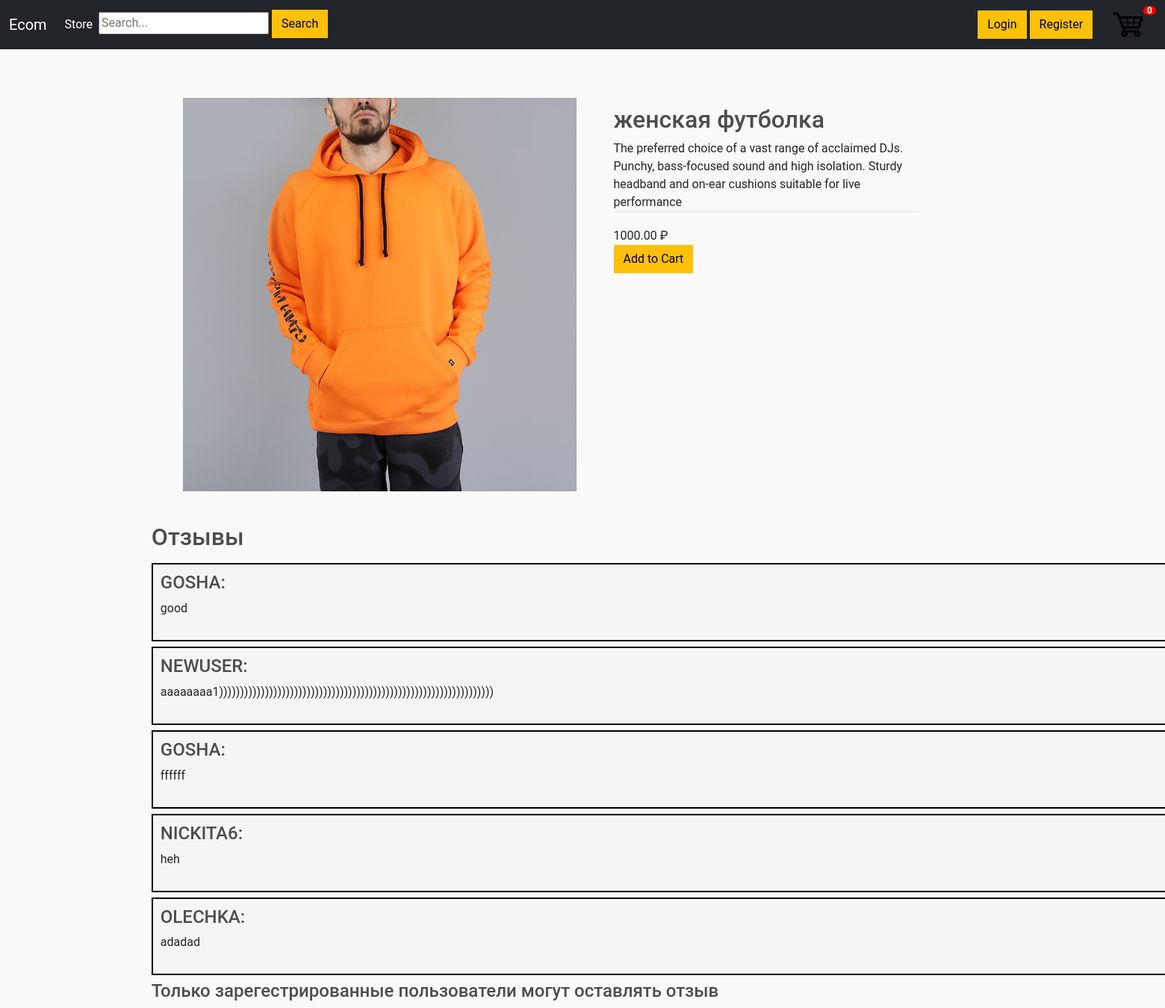
/1/, run on the app's committed database.
### mainapp/models.py (models this page shows, shortened)
class Product(models.Model):
    name = models.CharField(max_length=200, null=True)
    price = models.DecimalField(max_digits=7, decimal_places=2)
    digital = models.BooleanField(default=False, null=True, blank=False)
    image = models.ImageField(null=True, blank=True)
    def imageURL(self):
        try:
            url = self.image.url
        except:
            url = ''
        return url

class Comment(models.Model):
    text = models.CharField(max_length=250, null=True)
    product = models.ForeignKey(Product, on_delete=models.SET_NULL, blank=True, null=True)
    customer = models.ForeignKey(Customer, on_delete=models.SET_NULL, blank=True, null=True)

class Customer(models.Model):
    user = models.OneToOneField(User, on_delete=models.CASCADE, null=True, blank=True)
    name = models.CharField(max_length=200, null=True)
    email = models.CharField(max_length=200, null=True)
    def __str__(self):
        return self.name

### mainapp/views.py (the view)
# urls.py: path('<int:product_id>/', views.product, name='product'),
def product(request, product_id):
    try:
        product = Product.objects.get(id=product_id)
    except:
        raise Http404('продукт не найден')
    data = cartData(request)
    cartItems = data['cartItems']
    comments = Comment.objects.filter(product_id=product.id)[:20]
    context = {'product': product, 'cartItems': cartItems, 'comments': comments}
    return render(request, "mainapp/product.html", context)

### mainapp/utils.py (called while the page is built, shortened)
def cookieCart(request):
    try:
        cart = json.loads(request.COOKIES['cart'])
    except:
        cart = {}
    print("Cart:", cart)
    items = []
    order = {'get_cart_total': 0, 'get_cart_items': 0, 'shipping': False}
    cartItems = order['get_cart_items']
    return {"cartItems": cartItems, "order": order, "items": items}

def cartData(request):
    if request.user.is_authenticated:
        customer = request.user.customer
        order, created = Order.objects.get_or_create(customer=customer, complete=False)
        cartItems = order.get_cart_items()
        items = order.orderitem_set.all()
    else:
        cookieData = cookieCart(request)
        cartItems = cookieData['cartItems']
        order = cookieData['order']
        items = cookieData['items']
    return {"cartItems": cartItems, "order": order, "items": items}

### mainapp/templates/mainapp/product.html (shortened to what this page needs)
{% extends 'mainapp/index.html' %}
{% load static %}
{% block content%}
<link rel="stylesheet" type="text/css" href="{% static 'css/product.css' %}">
<img class="left-column" src="{{product.imageURL}}">
<div class="right-column">
    <div class="product-description">
    <h2>{{product.name}}</h2>
    The preferred choice of a vast range of acclaimed DJs. Punchy, bass-focused sound and high isolation. Sturdy headband and on-ear cushions suitable for live performance</div>
    <div class="product-price">{{product.price}} ₽</div> <a><button data-product = {{product.id}} data-action = "add" class="btn btn-warning add-btn update-cart">Add to Cart</button></a>
</div>
<div class="comment">
    <h2>Отзывы</h2>
    {% for comment in comments%}
        <div class="comment-cart">
            <div class="media-body">
                <div class="well well-lg">
                    <h4 class="media-heading text-uppercase reviews">{{comment.customer}}: </h4>
                    <p class="media-comment">
                      {{comment.text}}
                    </p>
                </div>
            </div>
        </div>
    {% endfor %}
    {% if user.is_authenticated %}
        <form action="{% url 'leave_comment' product.id %}" method="POST">
            {% csrf_token %}
            <p><textarea name="comment_area" cols="40" rows="3"></textarea></p>
            <button class="btn btn-warning">Оставить отзыв</button>
        </form>
    {% else %}
        <h4>Только зарегестрированные пользователи могут оставлять отзыв</h4>
    {% endif %}
</div>
{% endblock content%}

### static/css/index.css (style rules this page uses)
body { background-color: hsl(0, 0%, 98%); }
h1,h2,h3,h4,h5,h6 { color:hsl(0, 0%, 30%); }
.btn { border-radius: 0; }

### static/css/product.css (style rules this page uses)
html, body { height: 100%; width: 100%; margin: 0; font-family: 'Roboto', sans-serif; }
.left-column { width: 45%; position: relative; margin:50px; }
.right-column { width: 35%; margin-top: 60px; }
.product-description { border-bottom: 1px solid #E1E8EE; margin-bottom: 20px; }
.product-price { display: flex; align-items: center; }
.comment { position: absolute; top: 700px; left: 13%; }
.media-body { position: relative; }
.media-comment { margin-bottom: 20px; }
.comment-cart { width: 200%; margin-bottom: 7px; padding: 10px; border: 2px solid black; background: #f5f5f5; }

### data on the page
Product: imageURL (picture), name "женская футболка", price "1000.00"
Comment: customer "GOSHA", text "good"
Comment: customer "NEWUSER", text "aaaaaaaa1))))))))))))))))))))))))))))))))))))))))))))))))))))))))))))))))))"
Comment: customer "GOSHA", text "ffffff"
Comment: customer "NICKITA6", text "heh"
Comment: customer "OLECHKA", text "adadad"

### other printed values
{{ cartItems }} "0"
